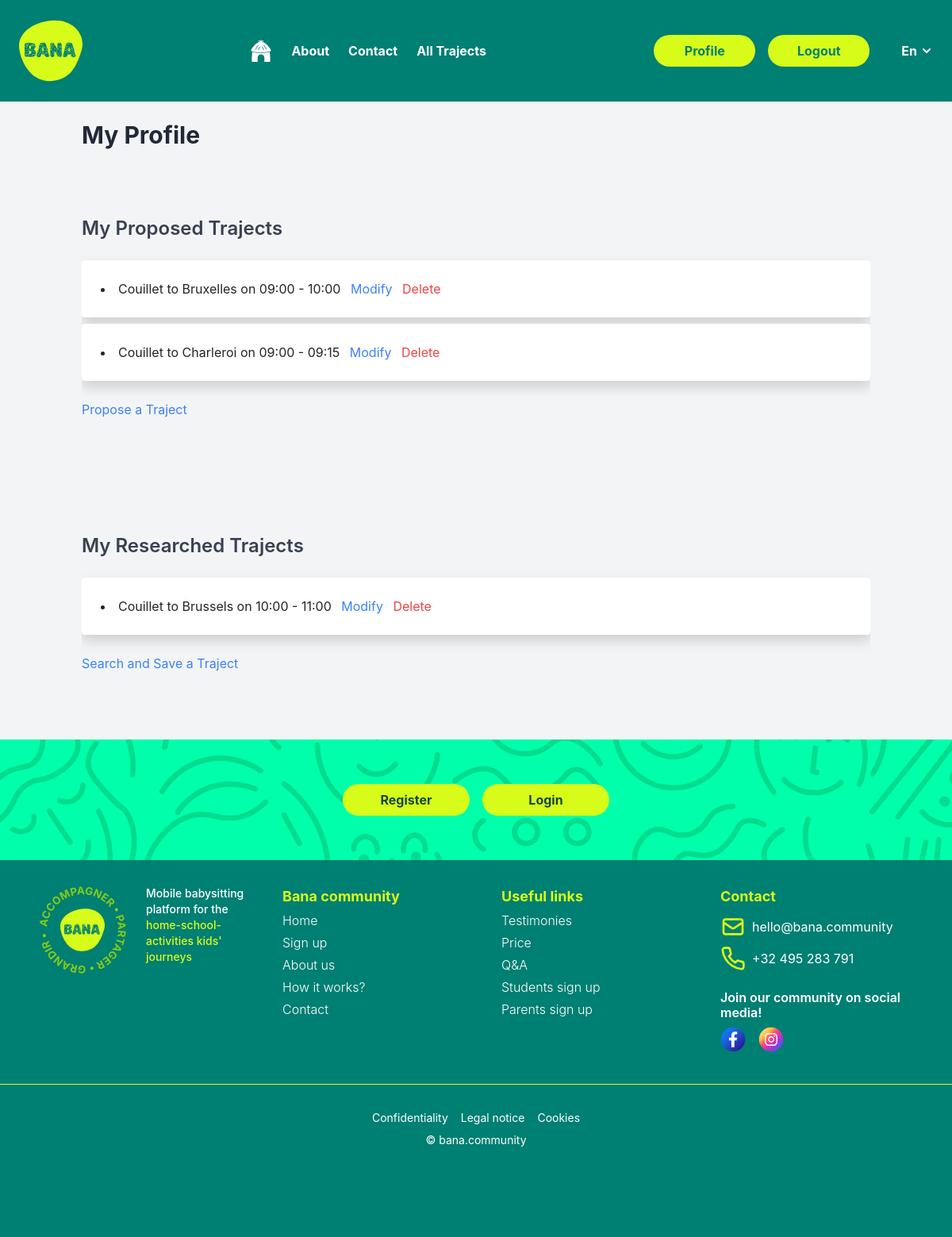
/profile/ (signed in), run on the app's committed database.
### trajects/models.py (models this page shows, shortened)
class ProposedTraject(models.Model):
    traject = models.ForeignKey(Traject, on_delete=models.CASCADE)
    member = models.ForeignKey(Members, related_name='proposed_trajects', on_delete=models.CASCADE)
    transport_modes = models.ManyToManyField(TransportMode, related_name='proposed_trajects')
    departure_time = models.TimeField()
    arrival_time = models.TimeField()
    name = models.CharField(max_length=100)
    details = models.TextField()
    detour_distance = models.FloatField(blank=True, null=True)
    @classmethod
    def get_proposed_trajects_by_member(cls, member):
        return cls.objects.filter(member=member)

class Traject(models.Model):
    start_street = models.CharField(max_length=100, blank=True)
    start_number = models.CharField(max_length=10, blank=True)
    start_box = models.CharField(max_length=10, blank=True)
    start_zp = models.CharField(max_length=10, blank=True)
    start_locality = models.CharField(max_length=100, blank=True)
    start_country = models.CharField(max_length=100, default='Belgium')
    end_street = models.CharField(max_length=100, blank=True)
    end_number = models.CharField(max_length=10, blank=True)
    end_box = models.CharField(max_length=10, blank=True)
    end_zp = models.CharField(max_length=10, blank=True)
    end_locality = models.CharField(max_length=100, blank=True)
    end_country = models.CharField(max_length=100, default='Belgium')
    start_coordinate = models.CharField(max_length=50, blank=True, null=True)
    end_coordinate = models.CharField(max_length=50, blank=True, null=True)
    distance = models.FloatField(blank=True, null=True)

class ResearchedTraject(models.Model):
    traject = models.ForeignKey(Traject, on_delete=models.CASCADE)
    member = models.ForeignKey(Members, related_name='researched_trajects', on_delete=models.CASCADE)
    transport_modes = models.ManyToManyField(TransportMode, related_name='researched_trajects')
    departure_time = models.TimeField()
    arrival_time = models.TimeField()
    name = models.CharField(max_length=100)
    details = models.TextField()
    @classmethod
    def get_researched_trajects_by_member(cls, member):
        return cls.objects.filter(member=member)

### members/views.py (the view)
# urls.py: path('profile/', views.profile_user, name='profile'),
@login_required
def profile(request):
    if request.user.is_authenticated:
        member = request.user.members
        proposed_trajects = ProposedTraject.get_proposed_trajects_by_member(member)
        researched_trajects = ResearchedTraject.get_researched_trajects_by_member(member)
        context = {
            'proposed_trajects': proposed_trajects,
            'researched_trajects': researched_trajects,
        }
    else:
        context = {}
    return render(request, 'members/profile.html', context)

### members/templates/members/profile.html (shortened to what this page needs)
{% extends 'layouts/base.html' %}
{% block content %}
<div class="bg-gray-100 min-h-screen p-6">
    <div class="container mx-auto">
        <h2 class="text-3xl font-bold text-gray-800 mb-6">My Profile</h2>
        <section class="mb-6">
            <h3 class="text-2xl font-semibold text-gray-700 mb-4">My Proposed Trajects</h3>
            {% if proposed_trajects %}
                <ul class="list-disc list-inside space-y-2">
                    {% for traject in proposed_trajects %}
                        <li class="bg-white shadow p-4 rounded">
                            {{ traject.traject.start_locality }} to {{ traject.traject.end_locality }} on {{ traject.departure_time }} - {{ traject.arrival_time }}
                            <a href="{% url 'modify_traject' traject.id 'proposed' %}" class="text-blue-500 hover:text-blue-700 ml-2">Modify</a>
                            <a href="{% url 'delete_traject' traject.id 'proposed' %}" class="text-red-500 hover:text-red-700 ml-2">Delete</a>
                        </li>
                    {% endfor %}
                </ul>
            {% else %}
                <p class="text-gray-600">You have not proposed any trajects.</p>
            {% endif %}
            <a href="{% url 'proposed_traject' %}" class="text-blue-500 hover:text-blue-700 mt-4 inline-block">Propose a Traject</a>
        </section>
        <section>
            <h3 class="text-2xl font-semibold text-gray-700 mb-4">My Researched Trajects</h3>
            {% if researched_trajects %}
                <ul class="list-disc list-inside space-y-2">
                    {% for traject in researched_trajects %}
                        <li class="bg-white shadow p-4 rounded">
                            {{ traject.traject.start_locality }} to {{ traject.traject.end_locality }} on {{ traject.departure_time }} - {{ traject.arrival_time }}
                            <a href="{% url 'modify_traject' traject.id 'researched' %}" class="text-blue-500 hover:text-blue-700 ml-2">Modify</a>
                            <a href="{% url 'delete_traject' traject.id 'researched' %}" class="text-red-500 hover:text-red-700 ml-2">Delete</a>
                        </li>
                    {% endfor %}
                </ul>
            {% else %}
                <p class="text-gray-600">You have not researched any trajects.</p>
            {% endif %}
            <a href="{% url 'searched_traject' %}" class="text-blue-500 hover:text-blue-700 mt-4 inline-block">Search and Save a Traject</a>
        </section>
    </div>
</div>
{% endblock %}

### bana/static/bana/css/style.css (style rules this page uses)
body { background-color: f3f3f3; }
section, .section { padding: 60px 0; overflow: clip; }

### data on the page
ProposedTraject: traject.start_locality "Couillet", traject.end_locality "Bruxelles", departure_time "09:00", arrival_time "10:00"
ProposedTraject: traject.start_locality "Couillet", traject.end_locality "Charleroi", departure_time "09:00", arrival_time "09:15"
ResearchedTraject: traject.start_locality "Couillet", traject.end_locality "Brussels", departure_time "10:00", arrival_time "11:00"
